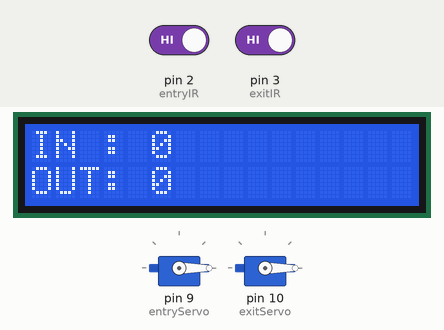
Recording of a sketch running on a simulated Arduino Uno, built with avr-gcc and run on an emulated ATmega328P. Parts: 2 × servo, 16×2 character LCD. Inputs (shaded band) come from the test bench; at power-on: pin 2 (entryIR) HIGH, pin 3 (exitIR) HIGH.

Above: at 1.2 s.
1.3 s: pin 2 (entryIR) driven LOW
At 1.7 s:
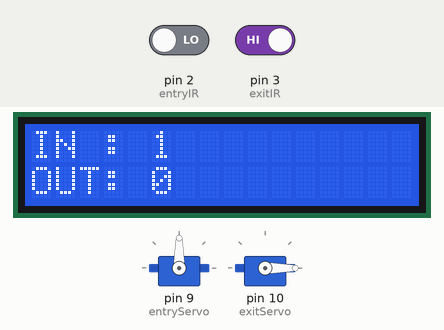
4.3 s: pin 3 (exitIR) driven LOW
At 5.2 s:
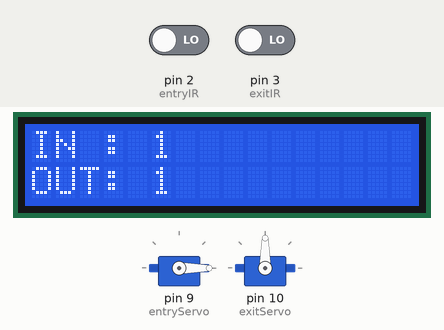
7.3 s: pin 2 (entryIR) driven HIGH
At 8.7 s:
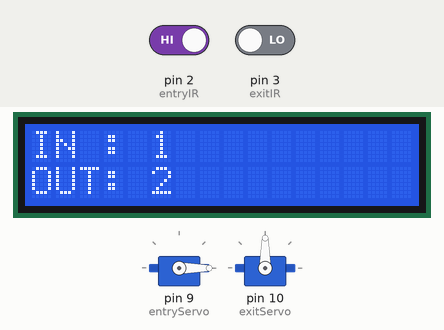
10.3 s: pin 3 (exitIR) driven HIGH
At 10.8 s:
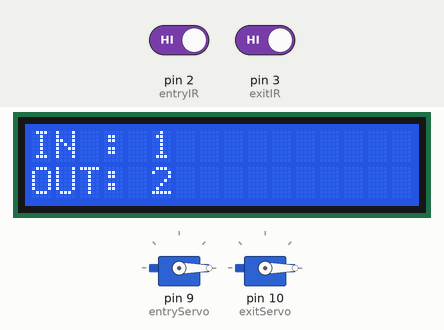
11.8 s: pin 2 (entryIR) driven LOW
At 12.1 s:
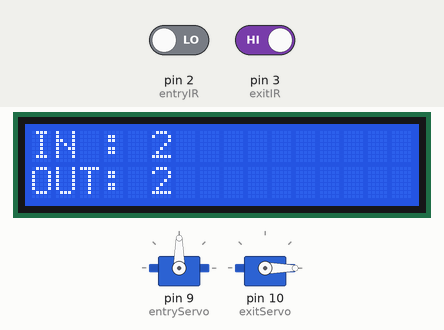
14.8 s: pin 3 (exitIR) driven LOW
At 15.6 s:
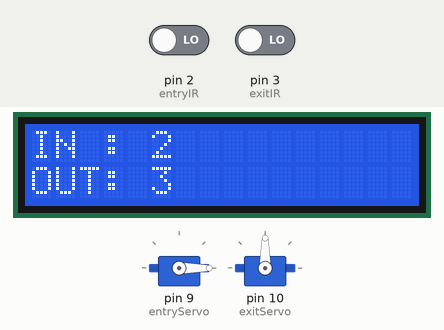
Timing chart, 0 to 18.8 s (numbered marks = the images above; inputs shaded):
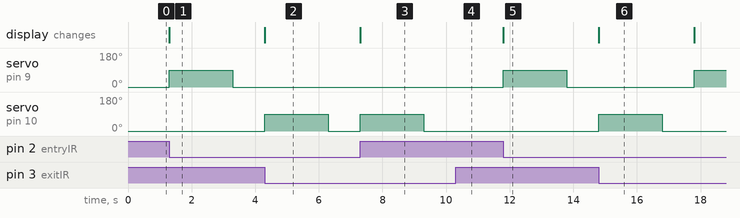

The sketch:

automationcode.ino
```cpp
#include <LiquidCrystal.h>
#include <Servo.h>

// LCD (RS, EN, D4, D5, D6, D7)
LiquidCrystal lcd(7, 6, 5, 4, 8, 11);

// Servos
Servo entryServo;
Servo exitServo;

// IR Sensors
int entryIR = 2;
int exitIR  = 3;

// Counters
int inCount = 0;
int outCount = 0;

void setup() {
  pinMode(entryIR, INPUT);
  pinMode(exitIR, INPUT);

  entryServo.attach(9);
  exitServo.attach(10);

  entryServo.write(0);
  exitServo.write(0);

  lcd.begin(16, 2);
  lcd.print("IN : 0");
  lcd.setCursor(0,1);
  lcd.print("OUT: 0");
}

void loop() {

  // ENTRY
  if (digitalRead(entryIR) == LOW) {
    entryServo.write(90);
    inCount++;

    lcd.setCursor(5,0);
    lcd.print(inCount);

    delay(2000);
    entryServo.write(0);
    delay(1000);
  }

  // EXIT
  if (digitalRead(exitIR) == LOW) {
    exitServo.write(90);
    outCount++;

    lcd.setCursor(5,1);
    lcd.print(outCount);

    delay(2000);
    exitServo.write(0);
    delay(1000);
  }
}
```

Measured:
- after the input at 1.3 s, servo on pin 9 (entryServo): 0° → 90° at once, → 0° 2.0 s later; the display: changes at once (image 1)
- after the input at 4.3 s, servo on pin 9 (entryServo): stays 0° (without the input it goes to 90° after 0.00 s); servo on pin 10 (exitServo): 0° → 90° at once, → 0° 2.0 s later; the display: changes at once (image 2)
- after the input at 7.3 s, servo on pin 9 (entryServo): stays 0° (without the input it goes to 90° after 0.00 s); servo on pin 10 (exitServo): 0° → 90° at once, → 0° 2.0 s later; the display: changes at once (image 3)
- after the input at 10.3 s, servo on pin 10 (exitServo): stays 0° (without the input it goes to 90° after 0.00 s)
- after the input at 11.8 s, servo on pin 9 (entryServo): 0° → 90° at once, → 0° 2.0 s later; the display: changes at once (image 5)
- after the input at 14.8 s, servo on pin 10 (exitServo): 0° → 90° at once, → 0° 2.0 s later
